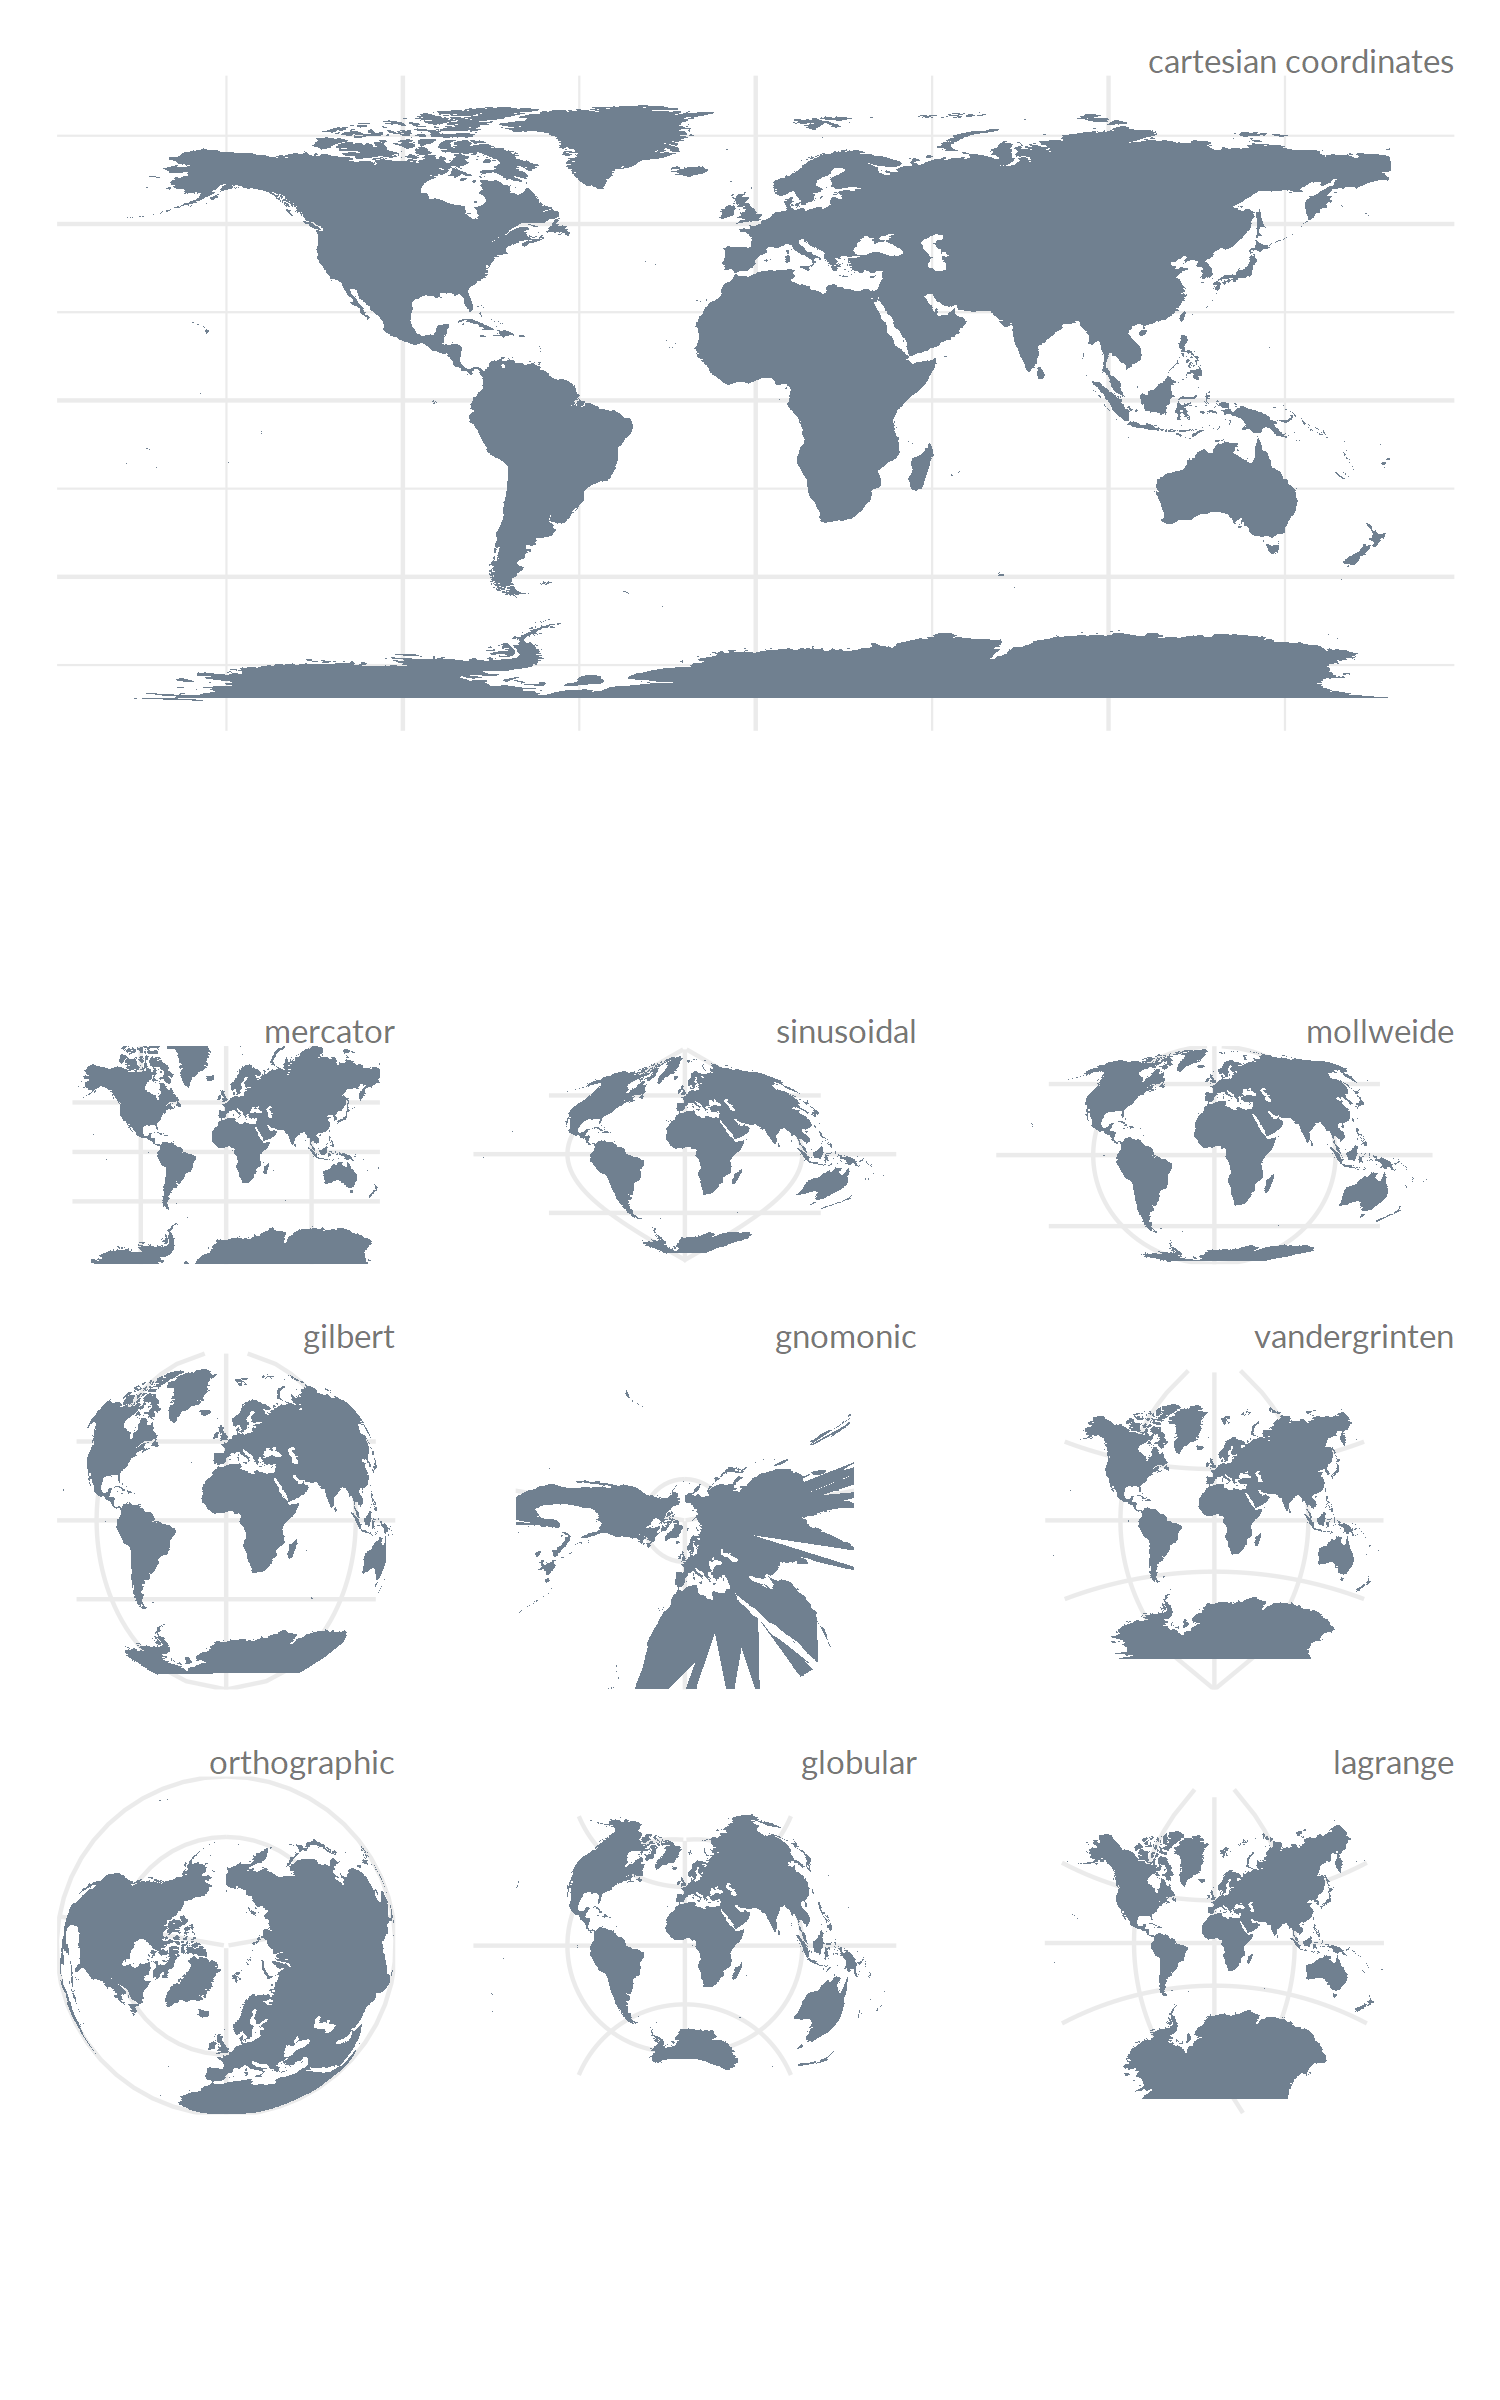

Write the R code that produced this figure.

# 30DayMapChallenge Day 28: The earth is not flat - projections
# Shandiya Balasubramaniam
# 28 November 2021

library(ggplot2)
library(mapproj)
library(purrr)
library(patchwork)
library(extrafont)
library(here)


# get data 
world_raw <- map_data("world")

world <- world_raw[world_raw$long <= 180,] # messes with the polygons otherwise

# cartesian coordinates
world_map <- ggplot(world, aes(x = long, y = lat, group = group)) +
  geom_polygon(fill = "slategrey", colour = NA) 

# list of projections for looping through
projections <- list("mercator", "sinusoidal", "mollweide",
                    "gilbert", "gnomonic", "vandergrinten", 
                    "orthographic", "globular", "lagrange")

# custom theme to reduce the amount of code
theme_map <- function(){ 
  font <- "Lato"   
  
  theme_minimal() %+replace%    #replace elements we want to change
    
    theme(
      axis.title = element_blank(),
      axis.text = element_blank(),
      axis.ticks = element_blank(),
      plot.subtitle = element_text(
        family = font, 
        size = 8,
        colour = "#777777", 
        hjust = 1)
    )
}

# create all the maps 
plot_fun <- function(x) {
  world_map + 
    coord_map(projection = x) + 
    labs(subtitle = x) +
    theme_map()
  }

all_maps <- map(projections, ~plot_fun(.x))

p1 <- world_map + 
  coord_equal() + 
  labs(subtitle = "cartesian coordinates") + 
  theme_map()
p2 <- wrap_plots(all_maps)

patch <-  p1 / p2

ggsave(here("submissions", "28_flat_earth", "28_flat_earth.png"),
       dpi = 300, type = "cairo", width = 5, height = 8, units = "in")    

